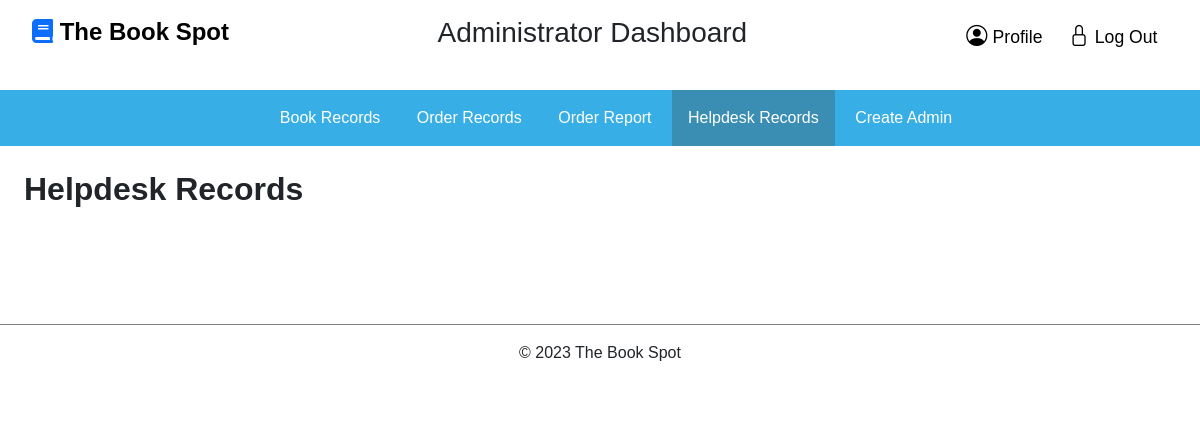
Page /helpdeskRecord.php (signed in) on the earlier database version.
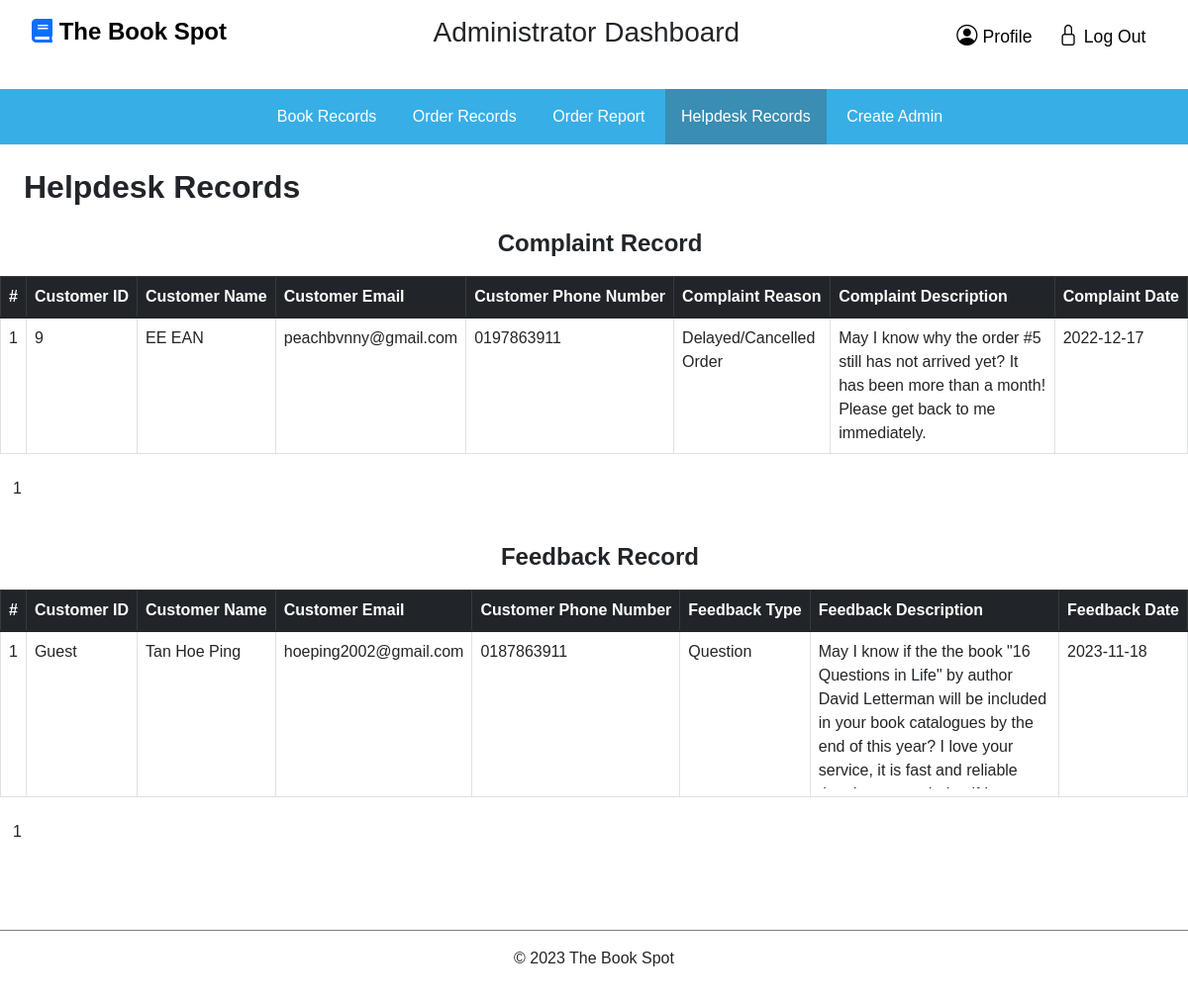
Same page on the later database version.
### tables this page shows
CREATE TABLE `support` (
  `form_id` int(11) NOT NULL,
  `customer_id` int(11) DEFAULT NULL,
  `type` varchar(255) DEFAULT NULL,
  `name` varchar(255) DEFAULT NULL,
  `email` varchar(255) DEFAULT NULL,
  `phone` varchar(255) DEFAULT NULL,
  `reason` varchar(255) DEFAULT NULL,
  `description` varchar(255) DEFAULT NULL,
  `report_date` date DEFAULT NULL
);

### helpdeskRecord.php (the view, shortened to what this page needs)
<!DOCTYPE html>
<html lang="en">
<head>
    <link href = "styles/style.css" rel="stylesheet" />
    <link href = "styles/responsive.css" rel="stylesheet" media ="screen and (max-width:1024px)" />
    <link href = "styles/helpdeskRecord.css" rel="stylesheet" />
    <link href="https://cdn.jsdelivr.net/npm/bootstrap@5.2.1/dist/css/bootstrap.min.css" rel="stylesheet" />
    <link rel="stylesheet" href="https://cdn.jsdelivr.net/npm/bootstrap-icons@1.9.1/font/bootstrap-icons.css" />
    <link rel="stylesheet" href="https://cdnjs.cloudflare.com/ajax/libs/font-awesome/5.15.4/css/all.min.css" />
</head>
<?php
    $url = parse_url($_SERVER['REQUEST_URI']);
    $path = $url['path'];
    $shade = basename($path);
    include 'inc/adminHeader.inc';
    include 'inc/adminMenu.inc';
?>
<body>
    <h2 class="heading">Helpdesk Records</h2>
</body>
<?php
    require_once('settings.php');
    $conn = @mysqli_connect($host, $user, $pwd, $sql_db);
    if (!$conn)
    {
        echo "<p>Database connection failure</p>";
    }
    else
    {
        $sql_table="support";
        $int1 = 1;
        $int2 = 1;
        $page_size = 5;
        $current_page1 = isset($_GET['page1']) ? $_GET['page1'] : 1;
        $offset1 = ($current_page1 - 1) * $page_size;
        $current_page2 = isset($_GET['page2']) ? $_GET['page2'] : 1;
        $offset2 = ($current_page2 - 1) * $page_size;
        $query1 = "SELECT * FROM $sql_table where type = 'complaint' ORDER BY report_date ASC LIMIT $offset1, $page_size;";
        $result1 = mysqli_query($conn, $query1);
        $query2 = "SELECT * FROM $sql_table where type = 'feedback' ORDER BY report_date ASC LIMIT $offset2, $page_size;";
        $result2 = mysqli_query($conn, $query2);
        if(!$result1 || !$result2)
        {
            if(!$result1) echo "<p>No Complaint Record(s) found.</p>";
            if(!$result2) echo "<p>No Feedback Record(s) found.</p>";
        }
        else
        {
            if(mysqli_num_rows($result1) > 0)
            {
                echo "<h2 class=\"tableheading\" id = 'complaintHeader'>Complaint Record</h2>\n";
                echo "<div class=\"table-responsive\">";
                echo "<table id=\"bookTable\" class=\"table table-bordered table-hover\">";
                echo "<thead class=\"table-dark\">";
                echo "<tr>\n"
                    ."<th><div class=\"column-width\">#</div></th>\n"
                    ."<th><div class=\"column-width\">Customer ID</div></th>\n"
                    ."<th><div class=\"column-width\">Customer Name</div></th>\n"
                    ."<th><div class=\"column-width\">Customer Email</div></th>\n"
                    ."<th><div class=\"column-width\">Customer Phone Number</div></th>\n"
                    ."<th><div class=\"column-width\">Complaint Reason</div></th>\n"
                    ."<th><div class=\"column-width-xl\">Complaint Description</div></th>\n"
                    ."<th><div class=\"column-width\">Complaint Date</div></th>\n"
                    ."</tr>\n";
                echo "</thead>";
                while ($row = mysqli_fetch_assoc($result1))
                {
                    echo "<tbody class=\"table-group-divider\">";
                    echo "<tr>";
                    echo "<td>", ($int1++) + $offset1,"</td>";
                    $custID = $row["customer_id"];
                    echo "<td>", $custID, "</td>";
                    echo "<td>", $row["name"], "</td>";
                    echo "<td>", $row["email"], "</td>";
                    echo "<td>", $row["phone"], "</td>";
                    echo "<td>", $row["reason"], "</td>";
                    echo "<td><div class=\"description-row\">", $row["description"], "</div></td>";
                    echo "<td>", $row["report_date"], "</td>";
                    echo "</tr>";
                    echo "</tbody>";
                }
                echo "</table>";
                echo "</div>";
                $countQuery1 = "SELECT COUNT(*) as records FROM $sql_table where type = 'complaint'";
                $record1 = mysqli_query($conn, $countQuery1);
                $row1 = mysqli_fetch_assoc($record1);
                $recordCount1 = $row1['records'];
                $total_pages1 = ceil($recordCount1 / $page_size);
                echo '<div class="pagination">';
                for ($i = 1; $i <= $total_pages1; $i++) {
                    echo '<a class="btn" href="?page1=' . $i . '">' . $i . '</a>';
                }
                echo '</div>';
            }
            echo "<br>";
            if(mysqli_num_rows($result2) > 0)
            {
                echo "<h2 class=\"tableheading\">Feedback Record</h2>\n";
                echo "<div class=\"table-responsive\">";
                echo "<table id=\"bookTable\" class=\"table table-bordered table-hover\">";
                echo "<thead class=\"table-dark\">";
                echo "<tr>\n"
                    ."<th><div class=\"column-width\">#</div></th>\n"
                    ."<th><div class=\"column-width\">Customer ID</div></th>\n"
                    ."<th><div class=\"column-width\">Customer Name</div></th>\n"
                    ."<th><div class=\"column-width\">Customer Email</div></th>\n"
                    ."<th><div class=\"column-width\">Customer Phone Number</div></th>\n"
                    ."<th><div class=\"column-width\">Feedback Type</div></th>\n"
                    ."<th><div class=\"column-width-xl\">Feedback Description</div></th>\n"
                    ."<th><div class=\"column-width\">Feedback Date</div></th>\n"
                    ."</tr>\n";
                echo "</thead>";
                while ($row = mysqli_fetch_assoc($result2))
                {
                    echo "<tbody class=\"table-group-divider\">";
                    echo "<tr>";
                    echo "<td>", ($int2++) + $offset2 ,"</td>";
                    $custID = $row["customer_id"];
                    if($row["customer_id"] == -1) {
                        $custID = "Guest";
                    }
                    echo "<td>", $custID, "</td>";
                    echo "<td>", $row["name"], "</td>";
                    echo "<td>", $row["email"], "</td>";
                    echo "<td>", $row["phone"], "</td>";
                    echo "<td>", $row["reason"], "</td>";
                    echo "<td><div class=\"description-row\">", $row["description"], "</div></td>";
                    echo "<td>", $row["report_date"], "</td>";
                    echo "</tr>";
                    echo "</tbody>";
                }
                echo "</table>";
                echo "</div>";
                $countQuery2 = "SELECT COUNT(*) as records FROM $sql_table where type = 'feedback'";
                $record2 = mysqli_query($conn, $countQuery2);
                $row2 = mysqli_fetch_assoc($record2);
                $recordCount2 = $row2['records'];
                $total_pages2 = ceil($recordCount2 / $page_size);
                echo '<div class="pagination">';
                for ($i = 1; $i <= $total_pages2; $i++) {
                    echo '<a class="btn" href="?page2=' . $i . '">' . $i . '</a>';
                }
                echo '</div>';
            }
        }
    }
    include 'inc/footer.inc';
?>

### inc/adminHeader.inc
<header>
    <div class="logo">
        <a href="bookRecord.php" >
            <h1><i class="fas fa-book text-primary"></i> The Book Spot</h1>
        </a>
    </div>
    <div class="search">
        <h3>Administrator Dashboard</h3>
    </div>
    <div class="func">
        <a href='admin_profile.php'><i class='bi bi-person-circle'></i><span class='title'>Profile</span></a>
        <a href='inc/logout.inc.php'><i class='bi bi-lock'></i><span class='title'>Log Out</span></a>
    </div>
</header>

### inc/adminMenu.inc
<nav>
    <ul>
        <li><a <?php if ($shade === 'bookRecord.php' || $shade === 'addBook.php') { echo 'class="shaded"'; } ?> href="bookRecord.php">Book Records</a></li>
        <li><a <?php if ($shade === 'orderRecord.php' || $shade === 'orderDetails_admin.php') { echo 'class="shaded"'; } ?> href="orderRecord.php">Order Records</a></li>
        <li><a <?php if ($shade === 'order_report.php') { echo 'class="shaded"'; } ?> href="order_report.php">Order Report</a></li>
        <li><a <?php if ($shade === 'helpdeskRecord.php') { echo 'class="shaded"'; } ?> href="helpdeskRecord.php">Helpdesk Records</a></li>
        <li><a <?php if ($shade === 'addAdmin.php') { echo 'class="shaded"'; } ?> href="addAdmin.php">Create Admin</a></li>
    </ul>
</nav>

### inc/footer.inc
<footer>
    <p>&copy; 2023 The Book Spot</p>
</footer>

### styles/style.css (style rules this page uses)
* { font-family: Verdana, sans-serif; }
header a, nav a { text-decoration:none; }
header { padding: 1em 2em; display: flex; flex-wrap: wrap; align-items: center; justify-content: space-between; }
header .logo h1 { font-size: 1.5em; color:black; font-weight: bold; white-space: nowrap; margin-bottom: 1em; }
header .logo { order: 1; flex-grow: 1; }
header .search { order: 2; margin-bottom: 1em; flex-grow: 3; text-align: center; }
header .func { order: 3; flex-grow: 1; margin-bottom: 1em; font-size: 1.1em; text-align: right; }
header .func a { color:black; margin:0 .6em; }
header .func .bi { font-size: 1.2em; }
header .func .title { margin-left:.3em; }
footer { clear: both; padding:1em 3%; margin-top:5em; border-top:1px solid gray; text-align:center; }
nav ul { list-style-type: none; background-color: #38AEE6; text-align: center; margin:0; }
nav li { display: inline-block; }
nav li a { color:white; padding:1em; display: inline-block; }
nav li a, header button[type="submit"] { transition: background-color 0.5s, color 0.5s; }
.shaded { background-color: #3a8db3; }

### styles/responsive.css (style rules this page uses)
@media screen and (min-width:701px) { header .search { order: 3; width:100%; } }
@media screen and (min-width:701px) { header .func { font-size: 1.1em; order: 2; } }
@media screen and (min-width:701px) { nav li a { font-size: .9em; padding:.6em; } }

### styles/helpdeskRecord.css (style rules this page uses)
.description-row { max-height: 150px; overflow-y: scroll; }
.column-width { width: max-content; }
.column-width-xl { width: 200px; }
.heading { margin-left: 2%; font-size: 2rem; font-weight: bold; margin-top: 2%; margin-bottom: 1%; }
.title { margin-top: 0.5em; margin-bottom: 0.5em; text-align: right; }
.tableheading { font-size: 1.5rem; font-weight: bold; margin-top: 1%; margin-left: 1%; text-align: center; margin-bottom: 1.5%; }
#complaintHeader { margin-top: 2%; }

Differences in the rows shown:
added support: offset1 "1", customer "9", name "EE EAN", email "peachbvnny@gmail.com", phone "0197863911", reason "Delayed/Cancelled Order", description "May I know why the order #5 still has not arrived yet? It has been more than a month! Please get back to me immediately.", report_date "2022-12-17", shown under "Complaint Record"
added support: offset2 "1", customer "Guest", name "Tan Hoe Ping", email "hoeping2002@gmail.com", phone "0187863911", reason "Question", description "May I know if the the book \"16 Questions in Life\" by author David Letterman will be included in your book catalogues by the end of this year? I love your service, it is fast and reliable…", report_date "2023-11-18", shown under "Feedback Record"
Other differences:
text now shown: "Complaint Record # Customer ID Customer Name Customer Email Customer Phone Number Complaint Reason Complaint Description Complaint Date Feedback Record # Customer ID Customer Name Customer Email Customer Phone Number Feedback Type Feedback Description Feedback Date"
new list line: "1"
